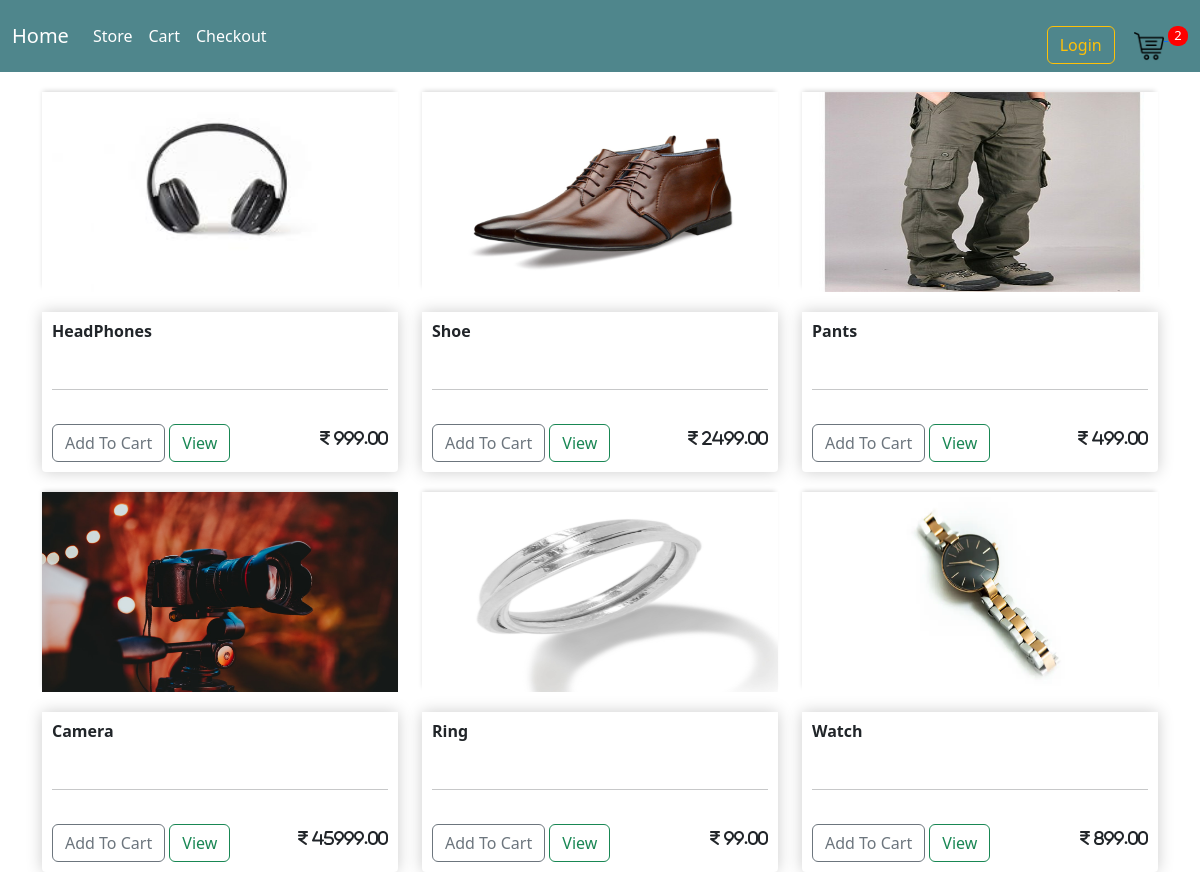
The app's page / (signed in) with its own data.
### ecommerce_app/models.py (models this page shows, shortened)
class Product(models.Model):
    name = models.CharField(max_length=200,null=True)
    price = models.FloatField()
    digital = models.BooleanField(default=False,null=True,blank=True)
    image = models.ImageField(null=True,blank=True)
    @property
    def imageURL(self):
        try:
            url = self.image.url
        except:
            url=''
        return url

### ecommerce_app/views.py (the view)
# urls.py: path("", views.store, name="store"),
def store(request):
    if request.user.is_authenticated:
        customer = request.user.customer
        order,created = Order.objects.get_or_create(customer = customer, completed=False)
        items = order.orderitem_set.all()
        cartItems = order.get_cart_items
    else:
        items = []
        order = {'get_cart_items':0, 'get_cart_total':0}
        cartItems = order['get_cart_total']
    products = Product.objects.all()
    context = {'products':products, 'cartItems' : cartItems}
    return render(request,"ecommerce_app/store.html",context)

### ecommerce_app/models.py (called while the page is built)
    @property
    def get_cart_items(self):
        orderitems = self.orderitem_set.all()
        total = sum([ item.quantity for item in orderitems ])
        return total

### ecommerce_app/templates/ecommerce_app/store.html
{% extends "ecommerce_app/main.html" %}
{% load static %}
{% block content %}
<div class="row">
    {% for product in products  %}
    <div class="col-lg-4">
        <img class="thumbnail" src="{{ product.imageURL }}" alt="">
        <div class="box-element product">
            <h6><strong>{{ product.name }}</strong></h6><br>
            <hr>
           <button type="button" data-product="{{ product.id }}" data-action="add"
            class="btn btn-outline-secondary add-btn update-cart">Add To Cart</button>
            <a class="btn btn-outline-success" href="">View</a>
            <p style="display: inline-block; margin-top: 20px; float: right;"><i class="fa-solid fa-indian-rupee-sign">
                    {{ product.price | floatformat:2 }}</i></p>
        </div>
    </div>
    {% endfor %}
</div>
{% endblock content %}

### static/css/main.css (style rules this page uses)
body { background-color: hsl(0, 0%, 98%); }
h1,h2,h3,h4,h5,h6 { color: hsl(0, 0%, 30%); }
.box-element { margin-top: 20px; box-shadow: hsl(0, 0%, 80%) 0 0 16px; background-color: #fff; border-radius: 4px; padding: 10px; }
.thumbnail { width: 100%; height: 200px; margin-top: 20px; -webkit-box-shadow: -1px -3px 5px -2px rgba(214,214,214,1); -moz-box-shadow: -1px -3px 5px -2px rgba(214,214,214,1); box-shadow: -1px -3px 5px -2px rgba(214,214,214,1); }
.product { border-radius: 0 0 4px 4px; }
.col-lg-4,.col-lg-6,.col-lg-8,.col-lg-12 { margin-top: 10px; }
.btn { border-radius: 0; margin-top: 18px; }

### records on screen
Product: imageURL (picture), name "HeadPhones", price "999.00"
Product: imageURL (picture), name "Shoe", price "2499.00"
Product: imageURL (picture), name "Pants", price "499.00"
Product: imageURL (picture), name "Camera", price "45999.00"
Product: imageURL (picture), name "Ring", price "99.00"
Product: imageURL (picture), name "Watch", price "899.00"

### other values on screen
{{ cartItems }} "2"
